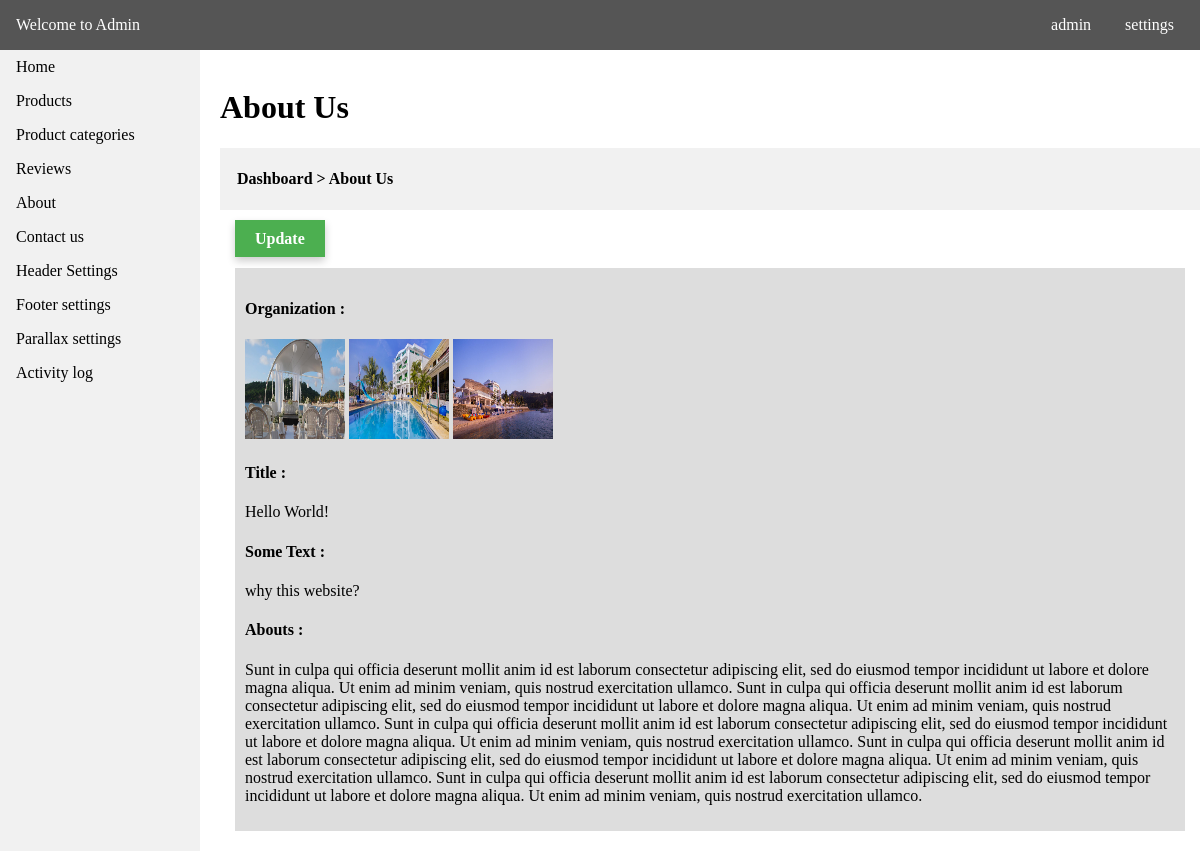
The page /admin/about.php on the database its author committed.
### tables this page shows
CREATE TABLE `tbl_menus` (
  `id` int(11) NOT NULL,
  `menu_name` varchar(255) NOT NULL,
  `menu_link` varchar(255) NOT NULL,
  `date_created` datetime NOT NULL DEFAULT CURRENT_TIMESTAMP
);

CREATE TABLE `tbl_about` (
  `id` int(11) NOT NULL,
  `name` varchar(50) NOT NULL,
  `image1` varchar(255) NOT NULL,
  `image2` varchar(255) NOT NULL,
  `image3` varchar(255) NOT NULL,
  `some_text` varchar(50) NOT NULL,
  `description` text NOT NULL,
  `date_posted` datetime NOT NULL DEFAULT CURRENT_TIMESTAMP,
  `date_created` datetime NOT NULL DEFAULT CURRENT_TIMESTAMP
);

### api/dbh.php (called while the page is built, shortened)
<?php
class dbh {
    public function __construct() {
        $this->servername = HOST;
        $this->username = USER;
        $this->password = PASS;
        $this->dbname = DBNAME;
        $this->conn = mysqli_connect($this->servername,$this->username,$this->password,$this->dbname);
    }
}
?>

### config.php (called while the page is built, shortened)
<?php
include API.'dbh.php';
include API.'viewUser.php';
$viewUser = new ViewUser;
?>

### api/viewUser.php (called while the page is built, shortened)
<?php
class ViewUser extends User {
    public function get_data($get_table) {
        $query = "SELECT * FROM ".$get_table." ORDER BY id DESC";
        $res = mysqli_query($this->conn,$query);
        return $res;
    }
    public function get_query($query) {
        $res = mysqli_query($this->conn,$query);
        return $res;
    }
}
?>

### admin/about.php (the view, shortened to what this page needs)
<?php
include '../config.php';
    $table = "tbl_about";
    $res = $viewUser->get_data($table);
    foreach ($res as $data) {
        $name = $data['name'];
        $some = $data['some_text'];
        $abouts = $data['description'];
        $img1 = $data['image1'];
        $img2 = $data['image2'];
        $img3 = $data['image3'];
        $pid = $data['id'];
    }
?>
<!DOCTYPE html>
<html>
<head>
    <link rel="stylesheet" type="text/css" media="screen" href="admin_css/main.css" />
</head>
<body>
<?php
include 'require/nav.php';
?>
<div class="container">
    <br>
<h1>About Us</h1>
<div style="background-color:#f1f1f1;padding:1px;"><h4>&nbsp &nbsp <a style="color:#000;text-decoration:none;" href="<?php echo ADMIN_URL; ?>">Dashboard</a> > About Us</h4></div>
    <div class="content">
        <div class="row">
            <div class="options">
                <a class="update" href="<?php echo ADMIN_URL.'about_update.php?id='.$pid;?>">Update</a>
            </div>
            <div style="padding: 20px;">
                <div style="padding:10px;width:100%;background-color:#ddd;">
                <h4>Organization :</h4>
                <span><img src="../<?php echo $img1; ?>" style="height:100px;width:100px;" alt=""></span>
                <span><img src="../<?php echo $img2; ?>" style="height:100px;width:100px;" alt=""></span>
                <span><img src="../<?php echo $img3; ?>" style="height:100px;width:100px;" alt=""></span>
                <h4>Title :</h4>
                    <p><?php echo $name; ?></p>
                <h4>Some Text :</h4>
                    <p><?php echo $some; ?></p>
                <h4>Abouts :</h4>
                    <p><?php echo $abouts; ?></p>
                </div>
            </div>
    </div>
    </div>
</div>
</body>
</html>

### admin/require/nav.php
<div class="header">
    <p><a style="color:#fff;text-decoration:none;" href="<?php echo ADMIN_URL;?>">Welcome to Admin</a></p>
    <div class="head-content">
        <p>admin</p>
        <p>settings</p>
    </div>
</div>
<nav class="navi">
    <ul>
        <li><a href="<?php echo ADMIN_URL;?>">Home</a></li>
    <?php
        $tbl = "SELECT * FROM tbl_menus";
        $res = $viewUser->get_query($tbl);
        while($row = $res->fetch_assoc()) {
            $menu = $row['menu_name'];
            $link = $row['menu_link'];
    ?>
        <li><a href="<?php echo ADMIN_URL.$link.'.php'; ?>"><?php echo ucfirst($menu); ?></a></li>
    <?php
        }
    ?>
    </ul>
</nav>

### admin/admin_css/main.css (style rules this page uses)
* { box-sizing: border-box; }
body { margin: 0; font-family: Cambria, Cochin, Georgia, Times, 'Times New Roman', serif; }
ul { list-style-type: none; margin: 0; padding: 0; width: 200px; top: 50px; background-color: #f1f1f1; position: fixed; height: 100%; overflow: auto; }
li a { display: block; color: #000; padding: 8px 16px; text-decoration: none; }
.header { background-color: #555; color:white; display: inline-block; width: 100%; position:fixed; top:0; padding: 16px; }
.header p { display: inline; }
.container { margin-top: 50px; margin-left: 220px; }
.content { margin-top: 20px; }
.head-content { float:right; }
.head-content p { margin-left: 10px; padding: 10px; }
.row { margin: 0 -5px; }
.row:after { content: ""; display: table; clear: both; }
.options a { margin-left: 20px; padding: 10px 20px; background-color: #f1f1f1; text-decoration: none; color: #fff; font-weight: bold; box-shadow: 0 4px 8px 0 rgba(0, 0, 0, 0.2); }
.options .update { background-color: #4CAF50; }

### rows shown on the page
tbl_menus: menu_name "Products"
tbl_menus: menu_name "Product categories"
tbl_menus: menu_name "Reviews"
tbl_menus: menu_name "About"
tbl_menus: menu_name "Contact us"
tbl_menus: menu_name "Header Settings"
tbl_menus: menu_name "Footer settings"
tbl_menus: menu_name "Parallax settings"
tbl_menus: menu_name "Activity log"
tbl_about: image1 (picture), image2 (picture), image3 (picture), name "Hello World!", some_text "why this website?", description "Sunt in culpa qui officia deserunt mollit anim id est laborum consectetur adipiscing elit, sed do eiusmod tempor incididunt ut labore et dolore magna aliqua. Ut enim ad minim veniam, quis nostrud exercitation ullamco. Sunt in culpa qui officia deserunt mollit anim id est laborum consectetur adipiscing elit, sed do eiusmod tempor incididunt ut labore et dolore magna aliqua. Ut enim ad minim veniam, quis nostrud exercitation ullamco. Sunt in culpa qui officia deserunt mollit anim id est laborum consectetur adipiscing elit, sed do eiusmod tempor incididunt ut labore et dolore magna aliqua. Ut enim ad minim veniam, quis nostrud exercitation ullamco. Sunt in culpa qui officia deserunt mollit…"
